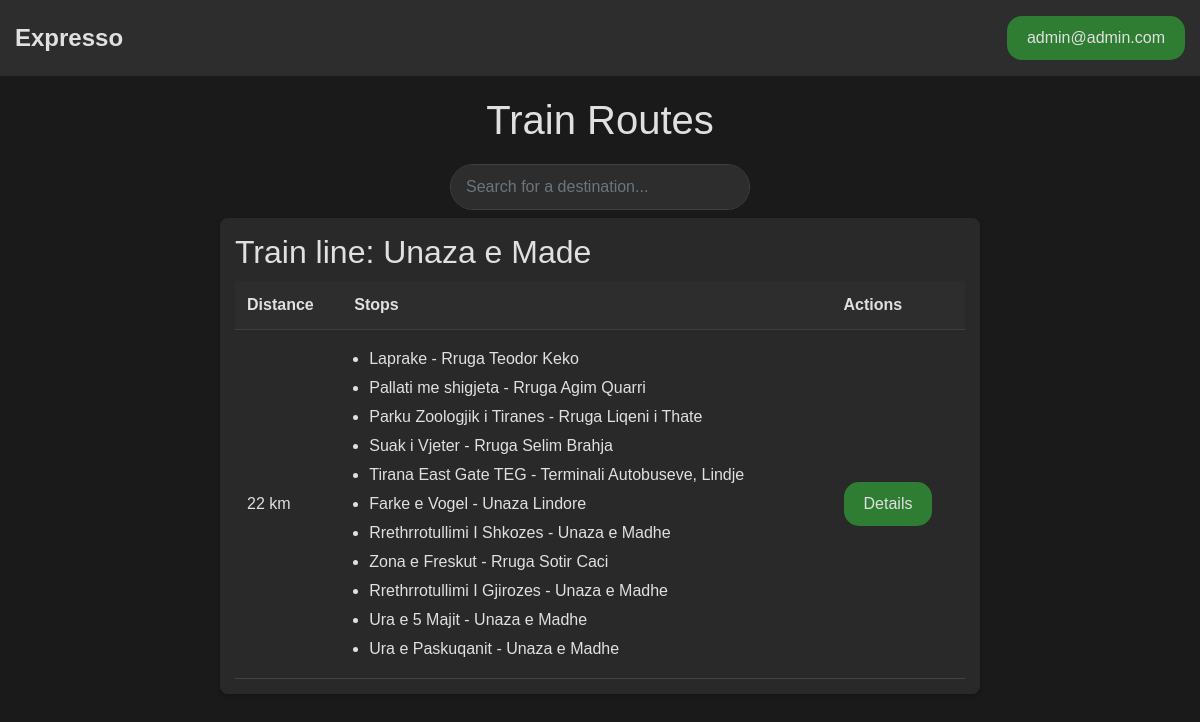
Screenshot of /dashboard/ (signed in) with the database file from the repository.
### myApp/models.py (models this page shows, shortened)
class User(AbstractUser):
    email = models.EmailField(unique=True)
    username = models.CharField(max_length=150, unique=True, blank=True)
    created_at = models.DateTimeField(auto_now_add=True)
    objects = CustomUserManager()
    USERNAME_FIELD = 'email'
    REQUIRED_FIELDS = ['first_name', 'last_name']

class TrainRoute(models.Model):
    train_line = models.CharField(max_length=255)
    distance = models.IntegerField(help_text="Distance in km")
    image = models.ImageField(blank=True, null=True)
    snazzy_map = models.URLField(blank=True, null=True)

class Station(models.Model):
    name = models.CharField(max_length=255)
    route = models.ForeignKey(TrainRoute, on_delete=models.CASCADE, related_name='stations')

### myApp/views.py (the view)
# urls.py: path("dashboard/", views.dashboard, name="dashboard"),
def dashboard(request):
    routes = TrainRoute.objects.all()
    active_memberships = []
    if request.user.is_authenticated:
        active_memberships = ActiveMembership.objects.filter(user=request.user, end_date__gt=timezone.now())
    return render(request, "myApp/dashboard.html", {"routes": routes, "active_memberships": active_memberships})

### myApp/templates/myApp/dashboard.html (shortened to what this page needs)
{% extends 'myApp/layout.html' %}
{% block content %}
<div class="dashboard">
    <h1>Train Routes</h1>
    <div class="search-container form-group my-2">
        <input type="text" id="searchBar" class="form-control" placeholder="Search for a destination..."
            onkeyup="filterRoutes()">
    </div>
    {% for route in routes %}
    <div class="route">
        <div class="route-content">
            <h2>Train line: {{ route.train_line }}</h2>
            <div class="table-container">
                <table>
                    <thead>
                        <tr>
                            <th>Distance</th>
                            <th>Stops</th>
                            <th>Actions</th>
                        </tr>
                    </thead>
                    <tbody>
                        <tr>
                            <td>{{ route.distance }} km</td>
                            <td>
                                <ul class="stops-list">
                                    {% for station in route.stations.all %}
                                    <li>{{ station.name }}</li>
                                    {% endfor %}
                                </ul>
                            </td>
                            <td>
                                <a href="{% url 'view_tickets' route_id=route.id %}">
                                    <button>Details</button>
                                </a>
                            </td>
                        </tr>
                    </tbody>
                </table>
            </div>
        </div>
    </div>
    {% endfor %}
</div>
{% endblock %}

### myApp/templates/myApp/layout.html (shortened to what this page needs)
<!DOCTYPE html>
<html lang="en">
<head>
    <link rel="stylesheet" href="https://cdnjs.cloudflare.com/ajax/libs/font-awesome/6.1.1/css/all.min.css">
    <link href="https://maxcdn.bootstrapcdn.com/bootstrap/4.0.0/css/bootstrap.min.css" rel="stylesheet">
    {% load static %}
    <link rel="stylesheet" href="{% static 'myApp/css/styles.css' %}">
</head>
<navbar>
    <div class="navbar">
        <a href="/" style="text-decoration: none; color: inherit;">
            <div class="navbar-brand">Expresso</div>
        </a>
        <div class="navbar-user">
            <div class="dropdown">
                <button class="dropbtn">{% if user.is_authenticated %} {{ user }} {% else %} Guest {% endif %}</button>
            </div>
        </div>
    </div>
    <body>
        {% block content %}
        {% endblock %}
        {% load static %}
    </body>
</html>

### myApp/static/myApp/css/styles.css (style rules this page uses)
body { font-family: Arial, sans-serif; margin: 0; padding: 0; background-color: #1a1a1a; }
.navbar { background-color: #2d2d2d; color: #e0e0e0; padding: 15px; display: flex; justify-content: space-between; align-items: center; }
.navbar-brand { font-size: 24px; font-weight: bold; }
.dropdown { position: relative; }
.dropbtn { background-color: #2e7d32; color: #e0e0e0; padding: 10px 20px; border: none; cursor: pointer; border-radius: 15px; }
.dashboard { padding: 20px; max-width: 800px; margin: 0 auto; }
.dashboard h1 { text-align: center; margin-bottom: 20px; color: #e0e0e0; }
table { width: 100%; border-collapse: collapse; }
th, td { padding: 12px; text-align: left; border-bottom: 1px solid #404040; color: #e0e0e0; }
th { background-color: #2d2d2d; }
.search-container { position: relative; display: flex; align-items: center; width: 300px; margin-left: auto; margin-right: auto; }
#searchBar { width: 100%; padding: 10px 40px 10px 15px; border: 1px solid #404040; border-radius: 25px; font-size: 16px; outline: none; transition: 0.3s ease-in-out; background-color: #2d2d2d; color: #e0e0e0; }
.route { position: relative; background-color: rgba(45, 45, 45, 0.8); padding: 15px; margin-bottom: 20px; border-radius: 8px; box-shadow: 0 2px 4px rgba(0, 0, 0, 0.2); overflow: hidden; }
.route-content { position: relative; z-index: 1; }
.route h2 { color: #e0e0e0; margin-bottom: 10px; }
.route table button { background-color: #2e7d32; color: #e0e0e0; padding: 10px 20px; border: none; border-radius: 15px; cursor: pointer; transition: background-color 0.2s ease; }
.stops-list { list-style-type: disc; padding-left: 15px; margin: 5px 0; color: #e0e0e0; }
.stops-list li { margin-bottom: 5px; }
.form-group { margin-bottom: 20px; }
.form-group input, .form-group select { width: 100%; padding: 10px; border: 1px solid #404040; border-radius: 5px; background-color: #1a1a1a; color: #e0e0e0; }

### rows the page displays
User: email "admin@admin.com"
TrainRoute: train_line "Unaza e Made", distance "22"
Station: name "Laprake - Rruga Teodor Keko"
Station: name "Pallati me shigjeta - Rruga Agim Quarri"
Station: name "Parku Zoologjik i Tiranes - Rruga Liqeni i Thate"
Station: name "Suak i Vjeter - Rruga Selim Brahja"
Station: name "Tirana East Gate TEG - Terminali Autobuseve, Lindje"
Station: name "Farke e Vogel - Unaza Lindore"
Station: name "Rrethrrotullimi I Shkozes - Unaza e Madhe"
Station: name "Zona e Freskut - Rruga Sotir Caci"
Station: name "Rrethrrotullimi I Gjirozes - Unaza e Madhe"
Station: name "Ura e 5 Majit - Unaza e Madhe"
Station: name "Ura e Paskuqanit - Unaza e Madhe"
